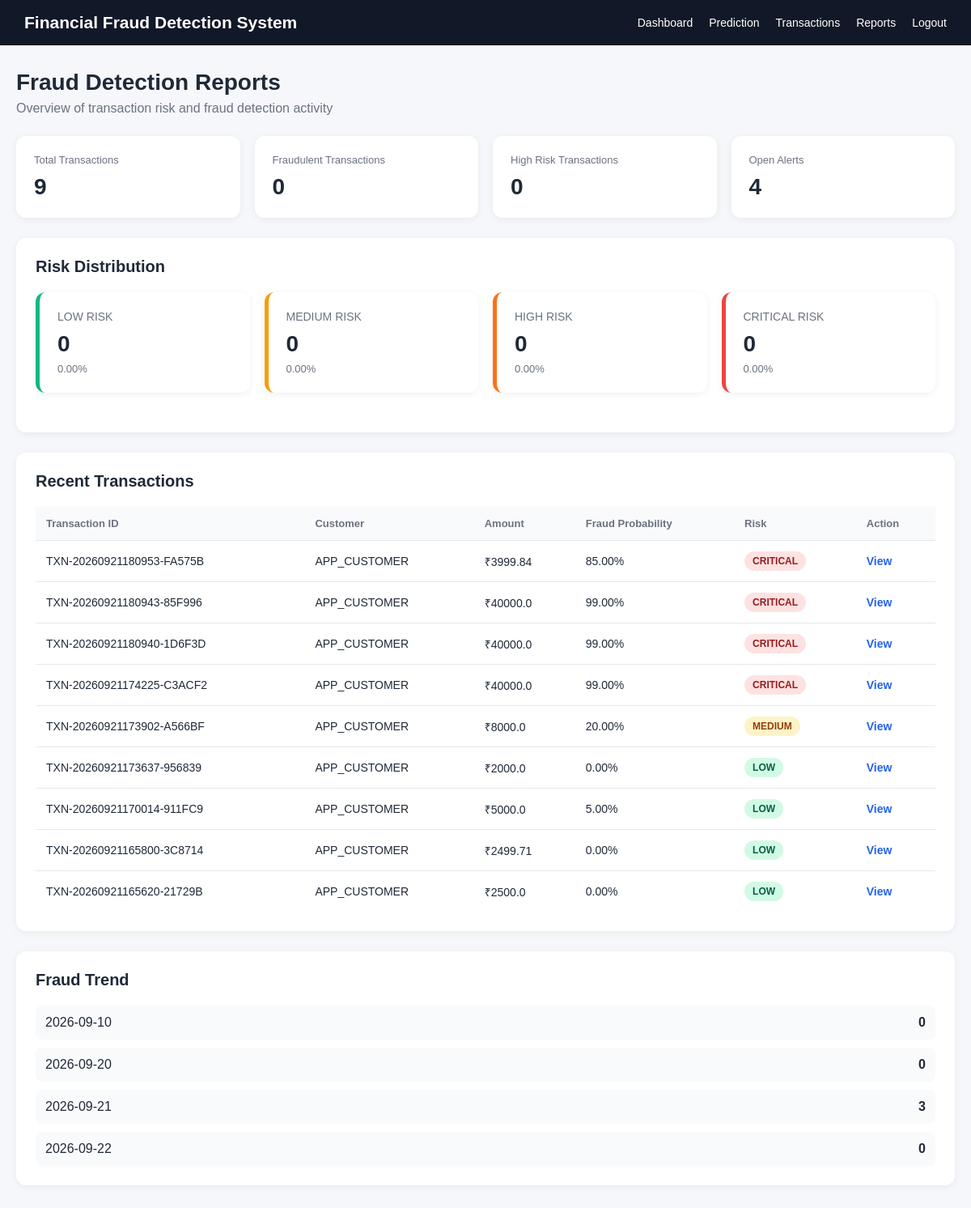
Page /reports on the committed database.
### tables this page shows
CREATE TABLE transactions (

            id INTEGER PRIMARY KEY AUTOINCREMENT,

            transaction_id TEXT UNIQUE NOT NULL,

            transaction_time TEXT NOT NULL,

            customer_id TEXT,

            merchant_id TEXT,

            transaction_amount REAL,

            payment_channel TEXT,

            device_type TEXT,

            account_age_days INTEGER,

            credit_score_band INTEGER,

            kyc_level INTEGER,

            avg_monthly_spend REAL,

            merchant_risk_score REAL,

            is_international INTEGER,

            ip_risk_score REAL,

            txn_count_1h INTEGER,

            txn_count_24h INTEGER,

            failed_txn_count_24h INTEGER,

            geo_distance_from_last_txn REAL,

            amount_deviation_from_user_mean REAL,

            fraud_probability REAL,

            predicted_fraud INTEGER,

            risk_level TEXT,

            risk_reasons TEXT,

            recommended_action TEXT,

            review_status TEXT DEFAULT 'Pending',

            reviewed_by TEXT,

            review_comment TEXT,

            reviewed_at TEXT,

            created_at TEXT NOT NULL

        );

### app/.ipynb_checkpoints/app-checkpoint.py (the view)
@app.route("/reports")
def reports():
    stats = get_dashboard_stats()
    raw_risk_report = get_risk_distribution()
    risk_report = {
        "low": {
            "transactions": 0,
            "percentage": 0
        },
        "medium": {
            "transactions": 0,
            "percentage": 0
        },
        "high": {
            "transactions": 0,
            "percentage": 0
        },
        "critical": {
            "transactions": 0,
            "percentage": 0
        }
    }
    if isinstance(raw_risk_report, list):
        total_transactions = 0
        for item in raw_risk_report:
            if not isinstance(item, dict):
                continue
            risk = str(
                item.get("risk_level", "")
            ).strip().lower()
            count = (
                item.get("transactions")
                or item.get("count")
                or item.get("transaction_count")
                or 0
            )
            try:
                count = int(count)
            except (TypeError, ValueError):
                count = 0
            if risk in risk_report:
                risk_report[risk]["transactions"] = count
            total_transactions += count
        if total_transactions > 0:
            for risk in risk_report:
                count = risk_report[risk]["transactions"]
                risk_report[risk]["percentage"] = round(
                    (count / total_transactions) * 100,
                    2
                )
    elif isinstance(raw_risk_report, dict):
        for risk in risk_report:
            value = raw_risk_report.get(risk)
            if isinstance(value, dict):
                count = (
                    value.get("transactions")
                    or value.get("count")
                    or value.get("transaction_count")
                    or 0
                )
                percentage = (
                    value.get("percentage")
                    or value.get("percent")
                    or 0
                )
            else:
                count = value or 0
                percentage = 0
            try:
                count = int(count)
            except (TypeError, ValueError):
                count = 0
            try:
                percentage = float(percentage)
            except (TypeError, ValueError):
                percentage = 0
            risk_report[risk]["transactions"] = count
            risk_report[risk]["percentage"] = percentage
    recent_transactions = get_recent_transactions(10)
    fraud_trend = get_fraud_trend()
    return render_template(
        "reports.html",
        stats=stats,
        risk_report=risk_report,
        recent_transactions=recent_transactions,
        fraud_trend=fraud_trend
    )

### app/database.py (called while the page is built)
def get_connection():
    conn = sqlite3.connect(str(DATABASE))
    conn.row_factory = sqlite3.Row
    return conn

def get_risk_distribution():
    conn = get_connection()
    rows = conn.execute("""
        SELECT
            risk_level,
            COUNT(*) AS count

        FROM transactions

        GROUP BY risk_level
    """).fetchall()
    conn.close()
    return {
        row["risk_level"]: row["count"]
        for row in rows
    }

def get_recent_transactions(limit=10):
    conn = get_connection()
    rows = conn.execute("""
        SELECT *
        FROM transactions
        ORDER BY id DESC
        LIMIT ?
    """, (limit,)).fetchall()
    conn.close()
    return [dict(row) for row in rows]

### templates/reports.html (shortened to what this page needs)
<!DOCTYPE html>
<html lang="en">
<head>
</head>
<body>
<nav class="navbar">
    <h2>
        Financial Fraud Detection System
    </h2>
    <div class="nav-links">
        <a href="{{ url_for('dashboard') }}">
            Dashboard
        </a>
        <a href="{{ url_for('prediction') }}">
            Prediction
        </a>
        <a href="{{ url_for('transactions') }}">
            Transactions
        </a>
        <a href="{{ url_for('reports') }}">
            Reports
        </a>
        <a href="{{ url_for('logout') }}">
            Logout
        </a>
    </div>
</nav>
<div class="container">
    <div class="page-header">
        <h1>
            Fraud Detection Reports
        </h1>
        <p>
            Overview of transaction risk and fraud detection activity
        </p>
    </div>
    <div class="stats-grid">
        <div class="stat-card">
            <div class="stat-title">
                Total Transactions
            </div>
            <div class="stat-value">
                {{ stats.total_transactions|default(0, true) }}
            </div>
        </div>
        <div class="stat-card">
            <div class="stat-title">
                Fraudulent Transactions
            </div>
            <div class="stat-value">
                {{ stats.fraudulent_transactions|default(0, true) }}
            </div>
        </div>
        <div class="stat-card">
            <div class="stat-title">
                High Risk Transactions
            </div>
            <div class="stat-value">
                {{ stats.high_risk_transactions|default(0, true) }}
            </div>
        </div>
        <div class="stat-card">
            <div class="stat-title">
                Open Alerts
            </div>
            <div class="stat-value">
                {{ stats.open_alerts|default(0, true) }}
            </div>
        </div>
    </div>
    <div class="card">
        <h2>
            Risk Distribution
        </h2>
        <div class="report-grid">
            <div class="risk-card low">
                <div class="risk-name">
                    LOW RISK
                </div>
                <div class="risk-count">
                    {{ risk_report.low.transactions|default(0, true) }}
                </div>
                <div class="risk-percentage">
                    {{ "%.2f"|format(
                        risk_report.low.percentage|default(0, true)|float
                    ) }}%
                </div>
            </div>
            <div class="risk-card medium">
                <div class="risk-name">
                    MEDIUM RISK
                </div>
                <div class="risk-count">
                    {{ risk_report.medium.transactions|default(0, true) }}
                </div>
                <div class="risk-percentage">
                    {{ "%.2f"|format(
                        risk_report.medium.percentage|default(0, true)|float
                    ) }}%
                </div>
            </div>
            <div class="risk-card high">
                <div class="risk-name">
                    HIGH RISK
                </div>
                <div class="risk-count">
                    {{ risk_report.high.transactions|default(0, true) }}
                </div>
                <div class="risk-percentage">
                    {{ "%.2f"|format(
                        risk_report.high.percentage|default(0, true)|float
                    ) }}%
                </div>
            </div>
            <div class="risk-card critical">
                <div class="risk-name">
                    CRITICAL RISK
                </div>
                <div class="risk-count">
                    {{ risk_report.critical.transactions|default(0, true) }}
                </div>
                <div class="risk-percentage">
                    {{ "%.2f"|format(
                        risk_report.critical.percentage|default(0, true)|float
                    ) }}%
                </div>
            </div>
        </div>
    </div>
    <div class="card">
        <h2>
            Recent Transactions
        </h2>
        {% if recent_transactions %}
        <table>
            <thead>
                <tr>
                    <th>
                        Transaction ID
                    </th>
                    <th>
                        Customer
                    </th>
                    <th>
                        Amount
                    </th>
                    <th>
                        Fraud Probability
                    </th>
                    <th>
                        Risk
                    </th>
                    <th>
                        Action
                    </th>
                </tr>
            </thead>
            <tbody>
                {% for transaction in recent_transactions %}
                {% set risk =
                    transaction.risk_level|default('Low', true)|lower
                %}
                <tr>
                    <td>
                        {{ transaction.transaction_id|default('N/A', true) }}
                    </td>
                    <td>
                        {{ transaction.customer_id|default('N/A', true) }}
                    </td>
                    <td>
                        ₹{{ transaction.transaction_amount|default(0, true) }}
                    </td>
                    <td>
                        {{
                            "%.2f"|format(
                                transaction.fraud_probability
                                |default(0, true)
                                |float * 100
                            )
                        }}%
                    </td>
                    <td>
                        <span class="risk-badge {{ risk }}">
                            {{
                                transaction.risk_level
                                |default('Low', true)
                                |upper
                            }}
                        </span>
                    </td>
                    <td>
                        <a
                            class="view-btn"
                            href="{{
                                url_for(
                                    'transaction_detail',
                                    transaction_id=transaction.transaction_id
                                )
                            }}"
                        >
                            View
                        </a>
                    </td>
                </tr>
                {% endfor %}
            </tbody>
        </table>
        {% else %}
            <div class="empty">
                No transactions available.
            </div>
        {% endif %}
    </div>
    <div class="card">
        <h2>Fraud Trend</h2>
        {% if fraud_trend %}
            <div class="trend-list">
                {% for item in fraud_trend %}
                    <div class="trend-row">
                        <span>
                            {{ item["date"] or "N/A" }}
                        </span>
                        <strong>
                            {{ item["fraud_count"] or 0 }}
                        </strong>
                    </div>
                {% endfor %}
            </div>
        {% else %}
            <div class="empty">
                No fraud trend data available.
            </div>
        {% endif %}
    </div>
</div>
</body>
</html>

### templates/reports.html (style rules this page uses)
* { box-sizing: border-box; margin: 0; padding: 0; font-family: Arial, sans-serif; }
body { background: #f5f7fb; color: #1f2937; }
.navbar { background: #111827; color: white; padding: 16px 30px; display: flex; justify-content: space-between; align-items: center; }
.navbar h2 { font-size: 21px; }
.nav-links { display: flex; gap: 20px; }
.nav-links a { color: white; text-decoration: none; font-size: 14px; }
.container { max-width: 1250px; margin: 30px auto; padding: 0 20px; }
.page-header { margin-bottom: 25px; }
.page-header h1 { font-size: 28px; margin-bottom: 7px; }
.page-header p { color: #6b7280; }
.stats-grid { display: grid; grid-template-columns: repeat(4, 1fr); gap: 18px; margin-bottom: 25px; }
.stat-card { background: white; padding: 22px; border-radius: 12px; box-shadow: 0 2px 10px rgba(0,0,0,0.06); }
.stat-title { color: #6b7280; font-size: 13px; margin-bottom: 10px; }
.stat-value { font-size: 28px; font-weight: bold; }
.report-grid { display: grid; grid-template-columns: repeat(4, 1fr); gap: 18px; margin-bottom: 25px; }
.risk-card { padding: 22px; border-radius: 12px; background: white; box-shadow: 0 2px 10px rgba(0,0,0,0.06); border-left: 5px solid; }
.risk-card.low { border-color: #10b981; }
.risk-card.medium { border-color: #f59e0b; }
.risk-card.high { border-color: #f97316; }
.risk-card.critical { border-color: #ef4444; }
.risk-name { font-size: 14px; color: #6b7280; margin-bottom: 10px; }
.risk-count { font-size: 28px; font-weight: bold; }
.risk-percentage { margin-top: 7px; color: #6b7280; font-size: 13px; }
.card { background: white; border-radius: 12px; padding: 24px; margin-bottom: 25px; box-shadow: 0 2px 10px rgba(0,0,0,0.06); }
.card h2 { font-size: 20px; margin-bottom: 20px; }
table { width: 100%; border-collapse: collapse; }
th { background: #f9fafb; text-align: left; padding: 13px; font-size: 13px; color: #6b7280; }
td { padding: 13px; border-top: 1px solid #e5e7eb; font-size: 14px; }
.risk-badge { display: inline-block; padding: 5px 10px; border-radius: 20px; font-size: 12px; font-weight: bold; }
.risk-badge.low { background: #d1fae5; color: #065f46; }
.risk-badge.medium { background: #fef3c7; color: #92400e; }
.risk-badge.critical { background: #fee2e2; color: #991b1b; }
.view-btn { color: #2563eb; text-decoration: none; font-weight: 600; }
.trend-list { display: grid; gap: 10px; }
.trend-row { display: flex; justify-content: space-between; padding: 12px; background: #f9fafb; border-radius: 8px; }

### rows in the picture
transactions: fraud_probability "85.00"
transactions: fraud_probability "99.00"
transactions: fraud_probability "99.00"
transactions: fraud_probability "99.00"
transactions: fraud_probability "20.00"
transactions: fraud_probability "0.00"
transactions: fraud_probability "5.00"
transactions: fraud_probability "0.00"
transactions: fraud_probability "0.00"

### other values in the picture
{{ stats.total_transactions|default(0, true) }} "9"
{{ stats.fraudulent_transactions|default(0, true) }} "0"
{{ stats.high_risk_transactions|default(0, true) }} "0"
{{ stats.open_alerts|default(0, true) }} "4"
{{ risk_report.low.transactions|default(0, true) }} "0"
{{ risk_report.medium.transactions|default(0, true) }} "0"
{{ risk_report.high.transactions|default(0, true) }} "0"
{{ risk_report.critical.transactions|default(0, true) }} "0"
{{ item["date"] or "N/A" }} "2026-09-10" "2026-09-20" "2026-09-21" "2026-09-22"
{{ item["fraud_count"] or 0 }} "0" "0" "3" "0"
